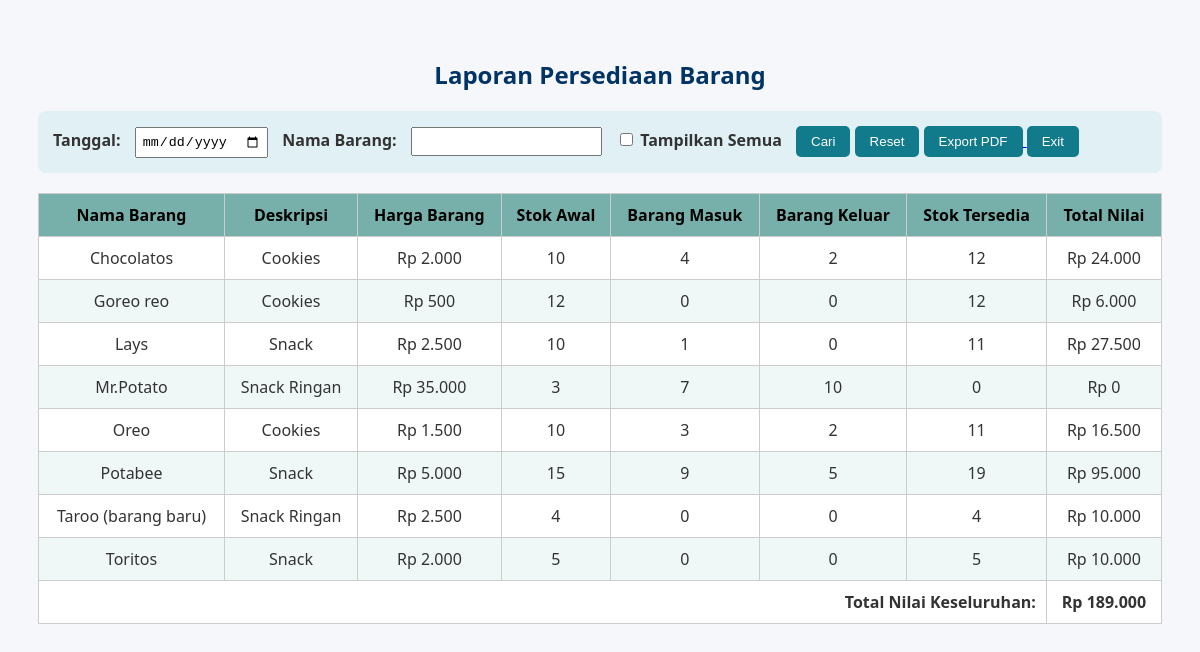
The app's page /laporan.php with its own data.
### tables this page shows
CREATE TABLE `stock` (
  `idbarang` int NOT NULL,
  `namabarang` varchar(25) NOT NULL,
  `deskripsi` varchar(25) NOT NULL,
  `stok_awal` int NOT NULL,
  `stock` int NOT NULL,
  `satuan` varchar(25) DEFAULT NULL,
  `hargabarang` decimal(10,2) NOT NULL,
  `status_barang` enum('baru','lama') DEFAULT NULL
);

### laporan.php (the view, shortened to what this page needs)
<?php
$koneksi = mysqli_connect("localhost", "root", "", "stockbarang");
$tanggal = $_GET['tanggal'] ?? '';
$nama = $_GET['nama'] ?? '';
$lihatSemua = isset($_GET['all']) && $_GET['all'] === '1';
$filterTanggalMasuk = $filterTanggalKeluar = '';
$filterNama = (!$lihatSemua && !empty($nama)) ? "WHERE s.namabarang LIKE '%" . mysqli_real_escape_string($koneksi, $nama) . "%'" : '';
$query = "
    SELECT
        s.idbarang,
        s.namabarang,
        s.deskripsi,
        s.hargabarang,
        s.stok_awal,
        IFNULL(m.total_masuk, 0) AS total_masuk,
        IFNULL(k.total_keluar, 0) AS total_keluar
    FROM stock s
    LEFT JOIN (
        SELECT idbarang, SUM(Quantity) AS total_masuk
        FROM masuk
        WHERE (keterangan IS NULL OR keterangan != 'stok_awal') $filterTanggalMasuk
        GROUP BY idbarang
    ) m ON s.idbarang = m.idbarang
    LEFT JOIN (
        SELECT idbarang, SUM(Quantity) AS total_keluar
        FROM keluar
        WHERE 1=1 $filterTanggalKeluar
        GROUP BY idbarang
    ) k ON s.idbarang = k.idbarang
    $filterNama
    ORDER BY s.namabarang
";
$result = mysqli_query($koneksi, $query);
?>
<!DOCTYPE html>
<html>
<head>
</head>
<body>
<h2>Laporan Persediaan Barang</h2>
<form method="GET">
    <label for="tanggal">Tanggal:</label>
    <input type="date" name="tanggal" id="tanggal" value="<?= htmlspecialchars($tanggal) ?>" <?= $lihatSemua ? 'disabled' : '' ?>>
    <label for="nama">Nama Barang:</label>
    <input type="text" name="nama" id="nama" value="<?= htmlspecialchars($nama) ?>" <?= $lihatSemua ? 'disabled' : '' ?>>
    <label><input type="checkbox" name="all" value="1" onchange="this.form.submit()" <?= $lihatSemua ? 'checked' : '' ?>> Tampilkan Semua</label>
    <button type="submit">Cari</button>
    <a href="laporan.php"><button type="button">Reset</button></a>
    <a href="exportpdf.php?tanggal=<?= urlencode($tanggal) ?>&nama=<?= urlencode($nama) ?>&all=<?= $lihatSemua ? '1' : '0' ?>" target="_blank">
        <button type="button">Export PDF</button>
    </a>
    <a href="index.php"><button type="button">Exit</button></a>
</form>
<table>
    <thead>
        <tr>
            <th>Nama Barang</th>
            <th>Deskripsi</th>
            <th>Harga Barang</th>
            <th>Stok Awal</th>
            <th>Barang Masuk</th>
            <th>Barang Keluar</th>
            <th>Stok Tersedia</th>
            <th>Total Nilai</th>
        </tr>
    </thead>
    <tbody>
        <?php
        $grand_total_nilai = 0;
        if (mysqli_num_rows($result) > 0):
            while ($row = mysqli_fetch_assoc($result)):
                $stok_awal = (int)$row['stok_awal'];
                $masuk = (int)$row['total_masuk'];
                $keluar = (int)$row['total_keluar'];
                $harga = (int)$row['hargabarang'];
                $stok_tersedia = $stok_awal + $masuk - $keluar;
                $total_nilai = $stok_tersedia * $harga;
                $grand_total_nilai += $total_nilai;
        ?>
        <tr>
            <td><?= htmlspecialchars($row['namabarang']) ?></td>
            <td><?= htmlspecialchars($row['deskripsi']) ?></td>
            <td><?= "Rp " . number_format($harga, 0, ',', '.') ?></td>
            <td><?= $stok_awal ?></td>
            <td><?= $masuk ?></td>
            <td><?= $keluar ?></td>
            <td><?= $stok_tersedia ?></td>
            <td><?= "Rp " . number_format($total_nilai, 0, ',', '.') ?></td>
        </tr>
        <?php endwhile; ?>
        <tr>
            <td colspan="7" style="text-align:right;"><strong>Total Nilai Keseluruhan:</strong></td>
            <td><strong><?= "Rp " . number_format($grand_total_nilai, 0, ',', '.') ?></strong></td>
        </tr>
        <?php else: ?>
        <tr><td colspan="8">Tidak ada data ditemukan.</td></tr>
        <?php endif; ?>
    </tbody>
</table>
</body>
</html>

### laporan.php (style rules this page uses)
body { font-family: 'Segoe UI', Tahoma, Geneva, Verdana, sans-serif; background-color: #f5f7fa; padding: 30px; color: #333; }
h2 { text-align: center; margin-bottom: 20px; color: #003366; }
form { margin-bottom: 20px; background-color: #e0f0f5; padding: 15px; border-radius: 8px; }
label { font-weight: bold; margin-right: 10px; }
input[type="text"], input[type="date"] { padding: 5px; margin-right: 10px; }
button { padding: 8px 15px; background-color: #117a8b; border: none; color: white; border-radius: 5px; cursor: pointer; }
table { width: 100%; border-collapse: collapse; background-color: #fff; }
th, td { border: 1px solid #ccc; padding: 10px; text-align: center; }
th { background-color: #77B0AA; color: #000; }
tr:nth-child(even) { background-color: #f0f7f7; }

### records on screen
stock: namabarang "Chocolatos", deskripsi "Cookies", hargabarang "2.000", stok_awal "10", masuk "4", keluar "2", stok_tersedia "12", total_nilai "24.000"
stock: namabarang "Goreo reo", deskripsi "Cookies", hargabarang "500", stok_awal "12", masuk "0", keluar "0", total_nilai "6.000"
stock: namabarang "Lays", deskripsi "Snack", hargabarang "2.500", stok_awal "10", masuk "1", keluar "0", stok_tersedia "11", total_nilai "27.500"
stock: namabarang "Mr.Potato", deskripsi "Snack Ringan", hargabarang "35.000", stok_awal "3", masuk "7", keluar "10", stok_tersedia "0", total_nilai "0"
stock: namabarang "Oreo", deskripsi "Cookies", hargabarang "1.500", stok_awal "10", masuk "3", keluar "2", stok_tersedia "11", total_nilai "16.500"
stock: namabarang "Potabee", deskripsi "Snack", hargabarang "5.000", stok_awal "15", masuk "9", keluar "5", stok_tersedia "19", total_nilai "95.000"
stock: namabarang "Taroo (barang baru)", deskripsi "Snack Ringan", hargabarang "2.500", stok_awal "4", masuk "0", keluar "0", total_nilai "10.000"
stock: namabarang "Toritos", deskripsi "Snack", hargabarang "2.000", stok_awal "5", masuk "0", keluar "0", total_nilai "10.000"

### other values on screen
$grand_total_nilai "189.000"
